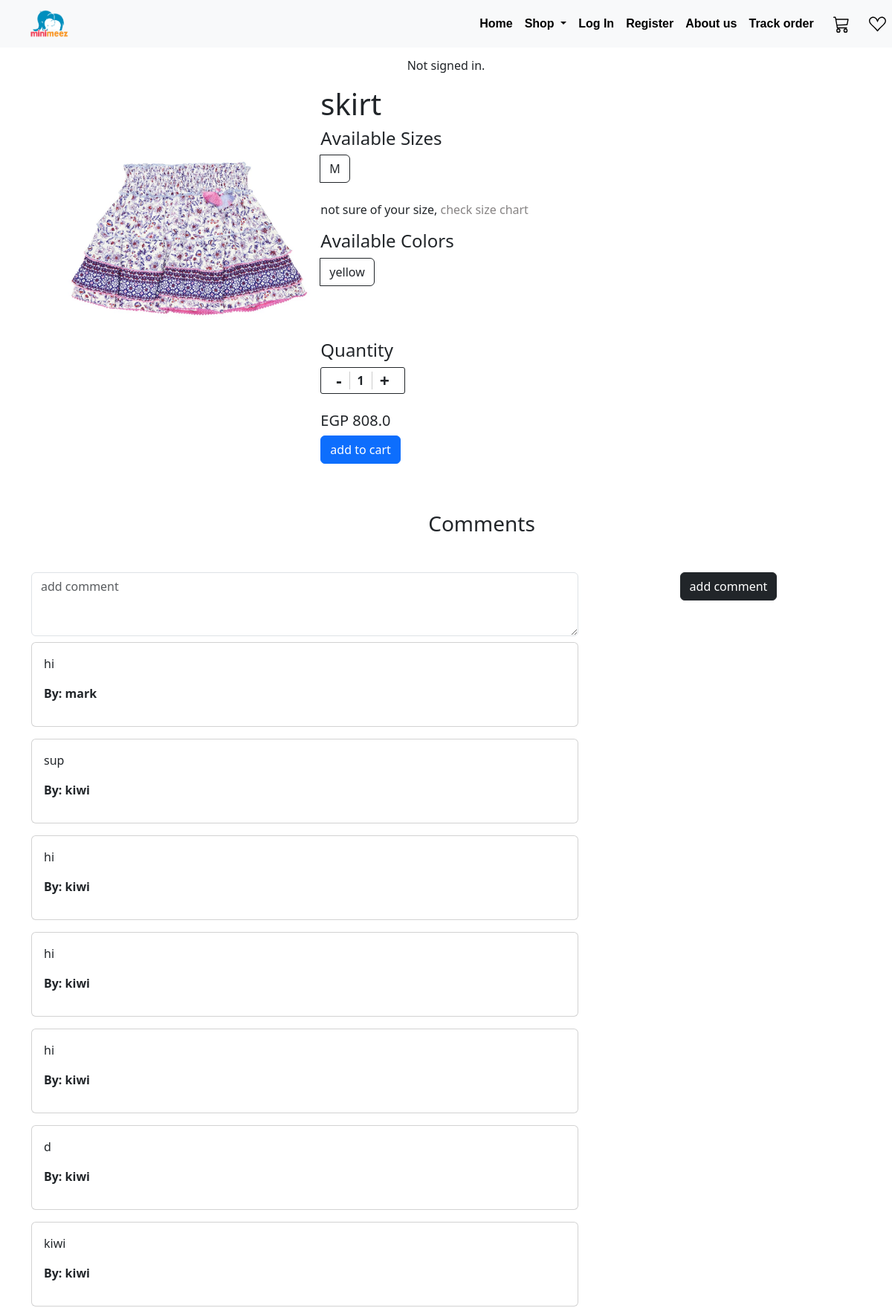
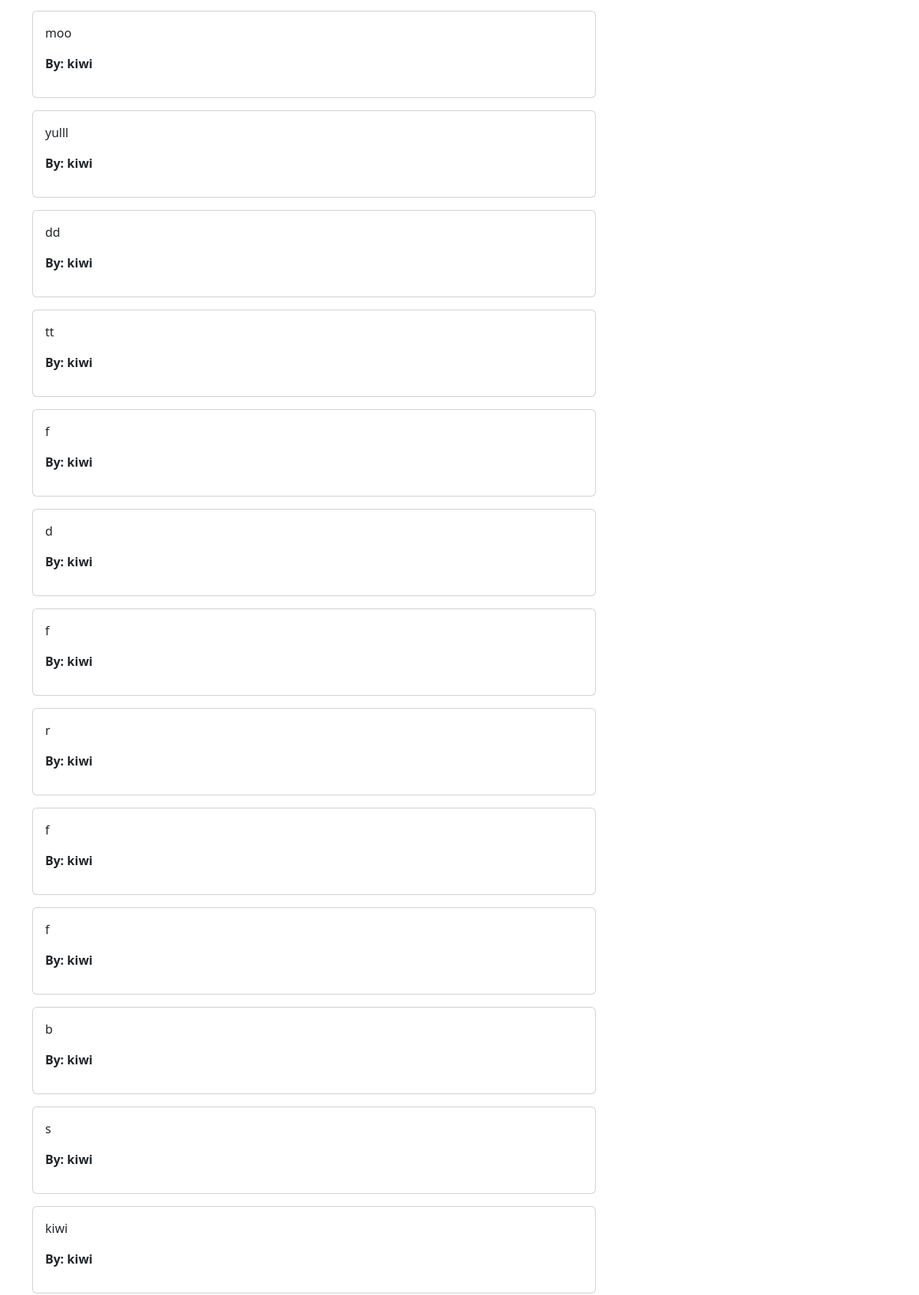
Screenshot of /product/2/ (upper part) with the database file from the repository (2 pictures, top to bottom).
### app/models.py (models this page shows, shortened)
class product(models.Model):
    GENDER_CHOICES = [
        ('male', 'male'),
        ('female', 'female'),
    ]
    title=models.CharField(max_length=64)
    img = models.ImageField(upload_to='app/images')
    price=models.FloatField()
    gender=models.CharField(max_length=64,choices=GENDER_CHOICES)
    category=models.ForeignKey(Category,on_delete=models.CASCADE,blank=True,null=True,related_name="category")
    color=models.ManyToManyField(Color)
    size=models.ManyToManyField(Size)

class Size(models.Model):
    name = models.CharField(max_length=64)

class Color(models.Model):
    name = models.CharField(max_length=64)

class comments(models.Model):
    comment=models.CharField(max_length=50)
    user=models.ForeignKey(User,on_delete=models.CASCADE,blank=True,null=True,related_name="commentUser")
    product=models.ForeignKey(product,on_delete=models.CASCADE,blank=True,null=True,related_name="commentProduct")

class User(AbstractUser):
    phone_number = models.CharField(max_length=20 ,default="0000000000")
    address = models.CharField(max_length=100,default="address")
    def __str__(self):
        return f"{self.username}"

### app/views.py (the view)
# urls.py: path('product/<int:id>/', views.productDetail, name='product'),
def productDetail(request, id):
    Product = product.objects.get(pk=id)
    allComments = comments.objects.filter(product=Product)
    allComments = list(allComments)
    allComments.reverse()
    allColors=Product.color.all()
    allSizes=Product.size.all()
    return render(request, "app/productDetail.html", {
        "Product": Product,
        "allComments": allComments,
        "allColors":allColors,
        "allSizes":allSizes,
    })

### app/context_processors.py (called while the page is built)
def cart_count(request):
    if request.user.is_authenticated:
        cart= Cart.objects.filter(user=request.user)
        count=0
        for i in cart:
            count+=i.quantity
    else:
        count = 0
    return {'cart_count': count}

def categories(request):
    return {
        'allCategories': Category.objects.all()
    }

def wishlist_count(request):
    if request.user.is_authenticated:
        count = Wishlist.objects.filter(user=request.user).count()
    else:
        count = 0
    return {'wishlist_count': count}

### app/templates/app/productDetail.html (shortened to what this page needs)
{% extends "app/layout.html" %}
{% load static %}
{% block head %}
<link href="{% static 'app/css/product.css' %}" rel="stylesheet">
{% endblock %}
{% block body %}
<div class="container">
    <div id="productDetails" class="row m-3">
        <div class="col-9 col-lg-4">
            <img src="{{ Product.img.url }}" alt="{{ Product.title }}" class="img-fluid  m-3 bigimg">
        </div>
        <div class="col-12 col-lg-6">
            <h1 class="my-3s"> {{ Product.title }} </h1>
            <h4>Available Sizes</h4>
            <div class="btn-group sizeGrp" role="group" aria-label="Basic radio toggle button group">
                {% for size in allSizes%}
                <label class="btn btn-outline-dark mr-2" for="size{{ size.id }}">{{ size.name }}</label>
                {%endfor%}
            </div>
            <p>not sure of your size, <a class="showsizechart">check size chart</a></p>
            <h4>Available Colors</h4>
            <div class="btn-group colorGrp" role="group" aria-label="Basic radio toggle button group">
                {% for color in allColors %}
                <label class="btn btn-outline-dark mr-2" for="color{{ color.id }}">{{ color.name }}</label>
                {%endfor%}
            </div>
            <br>
            <br>
            <h4>Quantity</h4>
            <div class="counter">
                <span class="minus">-</span>
                <span class="number">1</span>
                <span class="plus">+</span>
            </div>
            <br>
            <h5>EGP {{ Product.price }}</h5>
            {% if user.is_authenticated%}
            <form id="cartForm" action="{% url 'addToCart' %}" method="post">
                {% csrf_token %}
                <input type="hidden" name="id" value="{{ Product.id }}">
                <input type="hidden" name="color" id="selectedColor" value="">
                <input type="hidden" name="size" id="selectedSize" value="">
                <input type="hidden" name="quantity" id="selectedquantity" value="">
                <button type="submit" id="add-to-cart">Add to cart<svg class="ml-1" xmlns="http://www.w3.org/2000/svg"
                        width="16" height="16" fill="currentColor" class="bi bi-cart3" viewBox="0 0 16 16">
                        <path
                            d="M0 1.5A.5.5 0 0 1 .5 1H2a.5.5 0 0 1 .485.379L2.89 3H14.5a.5.5 0 0 1 .49.598l-1 5a.5.5 0 0 1-.465.401l-9.397.472L4.415 11H13a.5.5 0 0 1 0 1H4a.5.5 0 0 1-.491-.408L2.01 3.607 1.61 2H.5a.5.5 0 0 1-.5-.5zM3.102 4l.84 4.479 9.144-.459L13.89 4H3.102zM5 12a2 2 0 1 0 0 4 2 2 0 0 0 0-4zm7 0a2 2 0 1 0 0 4 2 2 0 0 0 0-4zm-7 1a1 1 0 1 1 0 2 1 1 0 0 1 0-2zm7 0a1 1 0 1 1 0 2 1 1 0 0 1 0-2z" />
                    </svg></button>
            </form>
            {% else %}
            <a class="btn btn-primary" href="{% url 'login' %}">add to cart</a>
            {% endif %}
        </div>
    </div>
    <div class="row text-center">
        <h3 class="m-5">Comments</h3>
    </div>
    <div class="row">
        <form id="commentsForm" action="{% url 'comment' id=Product.id %}" method="post">
            <div class="row">
                <div class="col-8">
                    <textarea id="textarea" placeholder="add comment" name="comment" rows="3"
                        class="form-control"></textarea>
                </div>
                <div class="col-4 text-center">
                    <input class="btn btn-dark" type="submit" value="add comment">
                </div>
            </div>
        </form>
    </div>
    <div id="commentRow" class="row">
        {% for comment in allComments %}
        <div class="col-8 my-2">
            <div class="card">
                <div class="card-body">
                    <p>{{ comment.comment }}</p>
                    <strong>
                        <p>By: {{ comment.user }}</p>
                    </strong>
                </div>
            </div>
        </div>
        {% endfor %}
    </div>
</div>
{% endblock %}

### app/static/app/css/product.css (style rules this page uses)
.showsizechart { color: rgb(135, 132, 132) !important; }
.bigimg { width: 10cm; height: 10cm; }
.counter { display: flex; border-radius: 3px; border: 1px solid; width: 3cm; align-items: center; justify-content: center; text-align: center; font-weight: bold; }
.number { text-align: center; border-left: 1.5px solid rgb(0, 0, 0, 0.2); border-right: 1.5px solid rgb(0, 0, 0, 0.2); padding-left: 10px; padding-right: 10px; }
.plus { font-size: 23px; margin-left: 10px; text-align: center; cursor: pointer; }
.minus { font-size: 23px; margin-right: 10px; text-align: center; cursor: pointer; }

### rows the page displays
product: img (picture), title "skirt", price "808.0"
Size: name "M"
Color: name "yellow"
comments: comment "hi", user "mark"
comments: comment "sup", user "kiwi"
comments: comment "hi", user "kiwi"
comments: comment "hi", user "kiwi"
comments: comment "hi", user "kiwi"
comments: comment "d", user "kiwi"
comments: comment "kiwi", user "kiwi"
comments: comment "moo", user "kiwi"
comments: comment "yulll", user "kiwi"
comments: comment "dd", user "kiwi"
comments: comment "tt", user "kiwi"
comments: comment "f", user "kiwi"
comments: comment "d", user "kiwi"
comments: comment "f", user "kiwi"
comments: comment "r", user "kiwi"
comments: comment "f", user "kiwi"
comments: comment "f", user "kiwi"
comments: comment "b", user "kiwi"
comments: comment "s", user "kiwi"
comments: comment "kiwi", user "kiwi"
